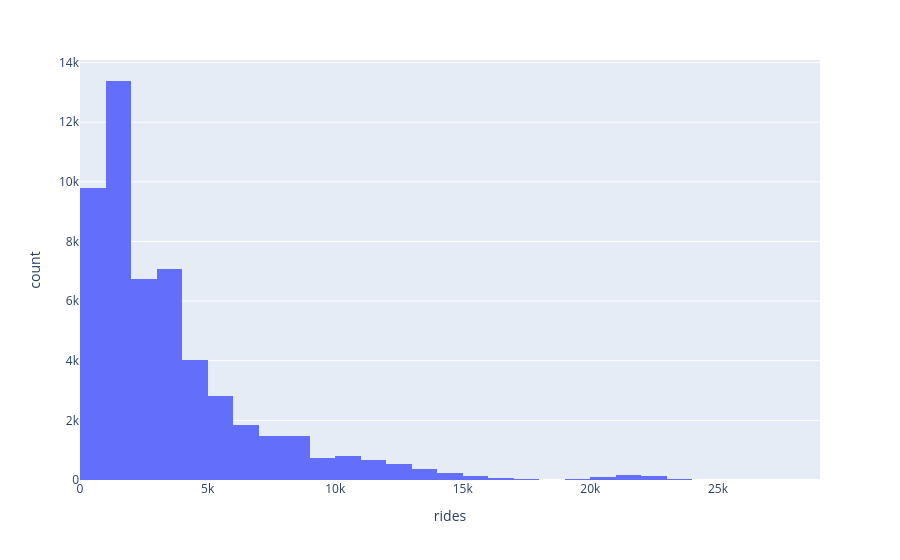

Notebook code cell kept with this figure:
### Code cell
# Pick a pre-COVID-19 year
fig_2017 = px.histogram(
    cta_df[cta_df['year'] == 2017],
    x="rides",
    nbins=30
)

fig_2017.show()

### Figure 1 — Plotly figure (JSON) as saved in the notebook; plotly's stock layout.template omitted (floating-point values rounded to 4 significant figures; data arrays with more than 128 entries replaced by an {"elided": "..."} marker saying what was removed)
{"data": [{"bingroup": "x", "hovertemplate": "rides=%{x}<br>count=%{y}<extra></extra>", "legendgroup": "", "marker": {"color": "#636efa", "pattern": {"shape": ""}}, "name": "", "nbinsx": 30, "orientation": "v", "showlegend": false, "type": "histogram", "x": {"elided": "52713 int values"}, "xaxis": "x", "yaxis": "y"}], "layout": {"barmode": "relative", "legend": {"tracegroupgap": 0}, "margin": {"t": 60}, "xaxis": {"anchor": "y", "domain": [0, 1], "title": {"text": "rides"}}, "yaxis": {"anchor": "x", "domain": [0, 1], "title": {"text": "count"}}}}
